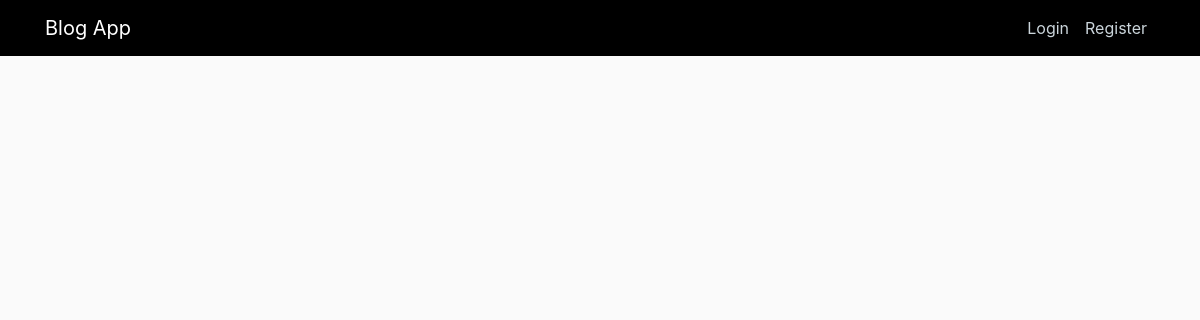
The app's page /user/Ahmed Mukhtar, older data.
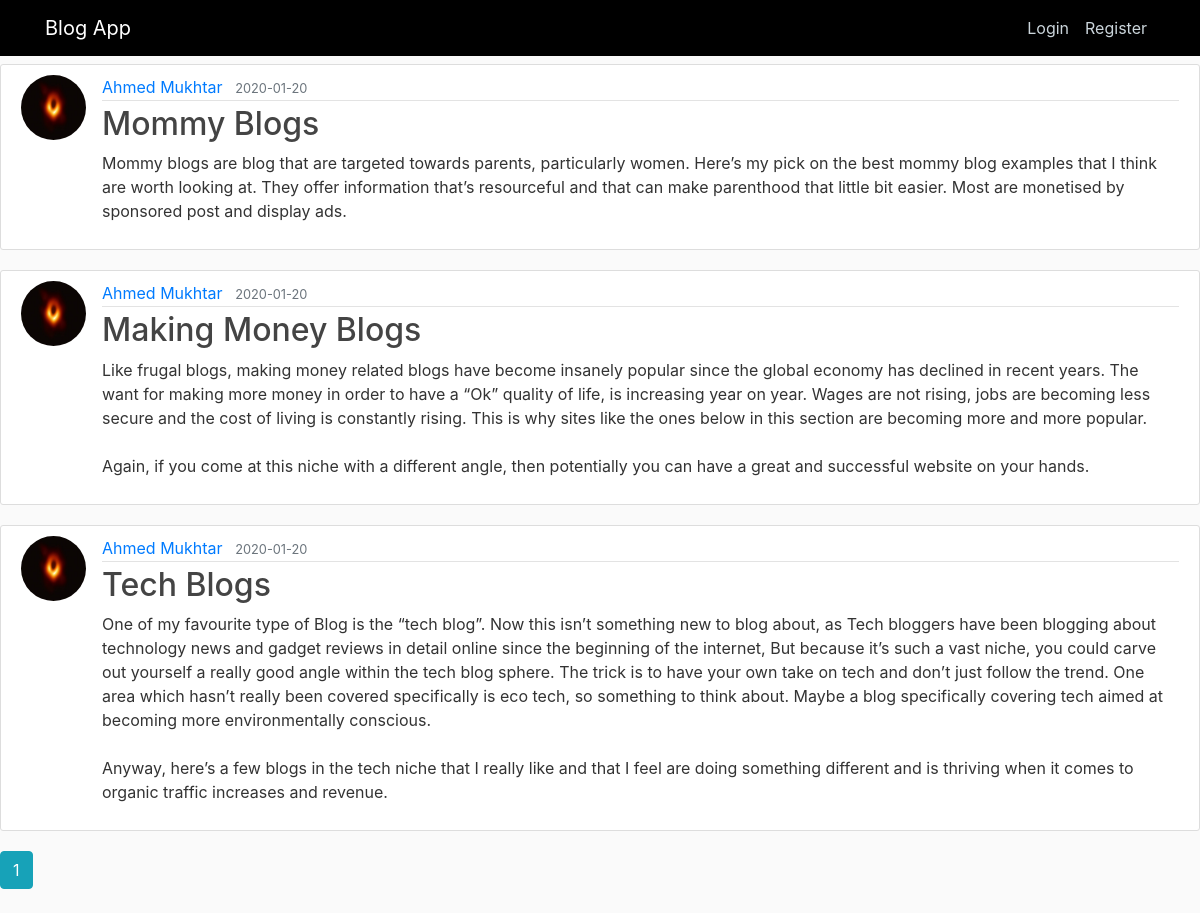
The same page, newer data.
### flaskblog/models.py (models this page shows, shortened)
class Post(db.Model):
    id = db.Column(db.Integer, primary_key=True)
    title = db.Column(db.String(100), nullable=False)
    date_posted = db.Column(db.DateTime, nullable=False, default=datetime.utcnow)
    content = db.Column(db.Text, nullable=False)
    user_id = db.Column(db.Integer, db.ForeignKey('user.id'), nullable=False)

class User(db.Model, UserMixin):
    id = db.Column(db.Integer, primary_key=True)
    username = db.Column(db.String(20), unique=True, nullable=False)
    email = db.Column(db.String(120), unique=True, nullable=False)
    image_file = db.Column(db.String(20), nullable=False, default='default.jpg')
    password = db.Column(db.String(60), nullable=False)
    posts = db.relationship('Post', backref='author', lazy=True)
    comment = db.relationship('Comment', backref='author', lazy=True)

### flaskblog/routes.py (the view)
@app.route("/user/<string:username>")
def user_posts(username):
    page = request.args.get('page', 1, type=int)
    user = User.query.filter_by(username=username).first_or_404()
    posts = Post.query.filter_by(author=user)\
        .order_by(Post.date_posted.desc())\
        .paginate(page=page, per_page=5)
    return render_template('user_posts.html', posts=posts, user=user)

### flaskblog/templates/user_posts.html
{% extends "layout.html" %} {% block content %}
<h1 class="mb-3">Posts by {{ user.username }} ({{ posts.total }})</h1>
{% for post in posts.items %}
<article class="media content-section">
  <img
    class="rounded-circle article-img"
    src="{{ url_for('static', filename='dp/' + post.author.image_file) }}"
  />
  <div class="media-body">
    <div class="article-metadata">
      <a
        class="mr-2"
        href="{{ url_for('user_posts', username=post.author.username) }}"
        >{{ post.author.username }}</a
      >
      <small class="text-muted"
        >{{ post.date_posted.strftime('%Y-%m-%d') }}</small
      >
    </div>
    <h2>
      <a class="article-title" href="{{ url_for('post', post_id=post.id) }}"
        >{{ post.title }}</a
      >
    </h2>
    <p class="article-content">{{ post.content }}</p>
  </div>
</article>
{% endfor %} {% for page_num in posts.iter_pages(left_edge=1, right_edge=1,
left_current=1, right_current=2) %} {% if page_num %} {% if posts.page ==
page_num %}
<a
  class="btn btn-info mb-4"
  href="{{ url_for('user_posts', username=user.username, page=page_num) }}"
  >{{ page_num }}</a
>
{% else %}
<a
  class="btn btn-outline-info mb-4"
  href="{{ url_for('user_posts', username=user.username, page=page_num) }}"
  >{{ page_num }}</a
>
{% endif %} {% else %} ... {% endif %} {% endfor %} {% endblock content %}

### flaskblog/templates/layout.html (shortened to what this page needs)
<!DOCTYPE html>
<html lang="en">
  <head>
    <link rel="stylesheet" href="https://stackpath.bootstrapcdn.com/bootstrap/4.4.1/css/bootstrap.min.css">
    <link rel="stylesheet" type="text/css" href="{{ url_for('static', filename = 'main.css')}}">
  </head>
  <body>
    <header class="site-header">
      <nav class="navbar navbar-expand-md navbar-dark  fixed-top" style="background-color:#000;">
        <div class="container">
          <a class="navbar-brand mr-4" href="{{ url_for('home') }}">Blog App </a>
          <div class="collapse navbar-collapse" id="navbarToggle">
            <div class="navbar-nav mr-auto">
              <a class="nav-item nav-link" href="{{ url_for('home') }}"></a>
            </div>
            <div class="navbar-nav">
              {% if current_user.is_authenticated %}
              <a class="nav-item nav-link" href="{{ url_for('new_post') }}">New Post</a>
              <a class="nav-item nav-link" href="{{ url_for('account') }}">Account</a>
              <a class="nav-item nav-link" href="{{ url_for('logout') }}">logout</a>
              {% else %}
                <a class="nav-item nav-link" href="{{ url_for('login') }}">Login</a>
                <a class="nav-item nav-link" href="{{ url_for('register') }}">Register</a>
              {% endif %}
            </div>
          </div>
        </div>
      </nav>
    </header>
    {% block content %}{% endblock %}
  </body>
</html>

### flaskblog/static/main.css (style rules this page uses)
* { margin: 0; padding: 0; }
body { background: #fafafa; color: #333333; }
h1, h2, h3, h4, h5, h6 { color: #444444; }
.site-header .navbar-nav .nav-link { color: #cbd5db; }
.content-section { background: #ffffff; padding: 10px 20px; border: 1px solid #dddddd; border-radius: 3px; margin-bottom: 20px; }
.article-title { color: #444444; }
.article-content { white-space: pre-line; }
.article-img { height: 65px; width: 65px; margin-right: 16px; }
.article-metadata { padding-bottom: 1px; margin-bottom: 4px; border-bottom: 1px solid #e3e3e3 }

Row changes from the older to the newer data that the page shows:
added Post: image_file (placeholder picture), author.username "Ahmed Mukhtar", date_posted "2020-01-20", title "Mommy Blogs", content "Mommy blogs are blog that are targeted towards parents, particularly women. Here’s my pick on the best mommy blog examples that I think are worth looking at. They offer information that’s resourceful and that can make parenthood that little bit easier. Most are monetised by sponsored post and display ads."
added Post: image_file (placeholder picture), author.username "Ahmed Mukhtar", date_posted "2020-01-20", title "Making Money Blogs", content "Like frugal blogs, making money related blogs have become insanely popular since the global economy has declined in recent years. The want for making more money in order to have a “Ok” quality of life, is increasing year on year. Wages are not rising, jobs are becoming less secure and the cost of living is constantly rising. This is why sites like the ones below in this section are becoming more and more popular. Again, if you come at this niche with a different angle, then potentially you can have a great and successful website on your hands."
added Post: image_file (placeholder picture), author.username "Ahmed Mukhtar", date_posted "2020-01-20", title "Tech Blogs", content "One of my favourite type of Blog is the “tech blog”. Now this isn’t something new to blog about, as Tech bloggers have been blogging about technology news and gadget reviews in detail online since the beginning of the internet, But because it’s such a vast niche, you could carve out yourself a really good angle within the tech blog sphere. The trick is to have your own take on tech and don’t just follow the trend. One area which hasn’t really been covered specifically is eco tech, so something to think about. Maybe a blog specifically covering tech aimed at becoming more environmentally conscious. Anyway, here’s a few blogs in the tech niche that I really like and that I feel are doing…"
Text that changed along with them:
new list line: "1"
